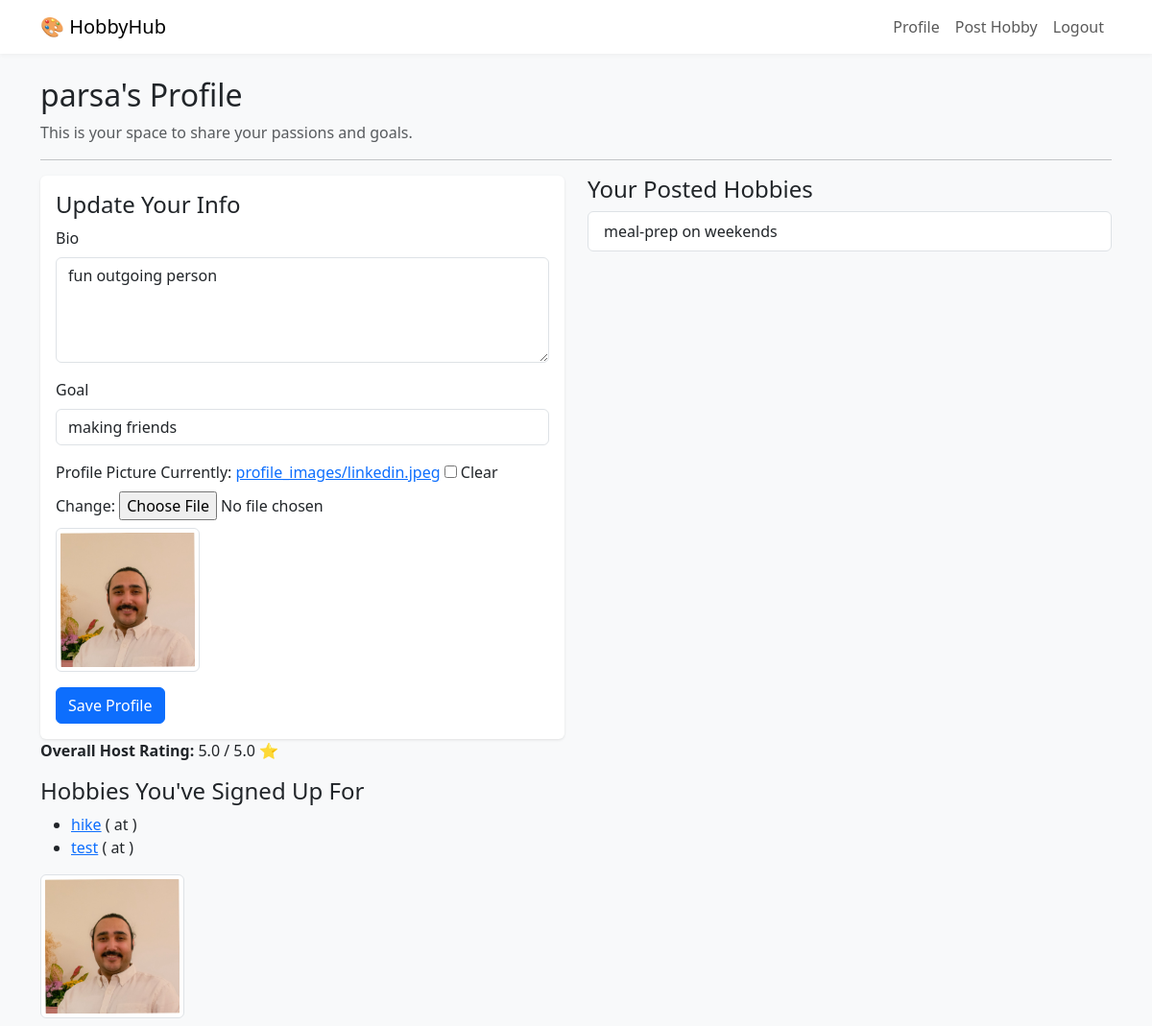
/profile/ (signed in), run on the app's committed database.
### core/models.py (models this page shows, shortened)
class Profile(models.Model):
    user = models.OneToOneField(User, on_delete=models.CASCADE)
    bio = models.TextField(blank=True)
    goal = models.CharField(max_length=255, blank=True)
    image = models.ImageField(upload_to='profile_images/', blank=True, null=True)  # New field
    def get_host_rating(self):
        ratings = Rating.objects.filter(hobby__host=self.user)
        return ratings.aggregate(Avg('score'))['score__avg'] or 0

class Hobby(models.Model):
    host = models.ForeignKey(User, on_delete=models.CASCADE, related_name='hosted_hobbies')
    title = models.CharField(max_length=200)
    description = models.TextField()
    image = models.ImageField(upload_to='hobby_images/', blank=True, null=True)
    category = models.ForeignKey(Category, on_delete=models.SET_NULL, null=True)
    tags = models.ManyToManyField(Tag, blank=True)
    max_participants = models.PositiveIntegerField(default=1)
    created_at = models.DateTimeField(auto_now_add=True)
    date = models.DateTimeField(null=True, blank=True)  # <-- Add this line
    place = models.CharField(max_length=255, blank=True)  # <-- Add this line

### core/views.py (the view)
# urls.py: path('profile/', views.user_profile, name='profile'),
@login_required
def user_profile(request):
    profile, created = Profile.objects.get_or_create(user=request.user)
    if request.method == 'POST':
        form = ProfileForm(request.POST, request.FILES, instance=profile)
        if form.is_valid():
            form.save()
            return redirect('profile')
    else:
        form = ProfileForm(instance=profile)
    user_hobbies = Hobby.objects.filter(host=request.user)
    signed_up_hobbies = Hobby.objects.filter(applications__applicant=request.user, applications__status='accepted')
    context = {
        'form': form,
        'profile': profile,
        'user_hobbies': user_hobbies,
        'signed_up_hobbies': signed_up_hobbies,
    }
    return render(request, 'profile.html', context)

### core/forms.py
class ProfileForm(forms.ModelForm):
    class Meta:
        model = Profile
        fields = ['bio', 'goal', 'image']

### core/templates/profile.html (shortened to what this page needs)
{% extends 'base.html' %}
{% block content %}
<h2>{{ user.username }}'s Profile</h2>
<p class="text-muted">This is your space to share your passions and goals.</p>
<hr>
<div class="row">
    <div class="col-md-6">
        <div class="card">
            <div class="card-body">
                <h4 class="card-title">Update Your Info</h4>
                <form method="post" enctype="multipart/form-data">
                    <div class="mb-3">
                        <label for="{{ form.bio.id_for_label }}" class="form-label">{{ form.bio.label }}</label>
                        <textarea name="{{ form.bio.name }}" id="{{ form.bio.id_for_label }}" class="form-control" rows="4">{{ form.bio.value|default_if_none:'' }}</textarea>
                    </div>
                    <div class="mb-3">
                        <label for="{{ form.goal.id_for_label }}" class="form-label">{{ form.goal.label }}</label>
                        <input type="text" name="{{ form.goal.name }}" id="{{ form.goal.id_for_label }}" class="form-control" value="{{ form.goal.value|default_if_none:'' }}">
                    </div>
                    <div class="mb-3">
                        <label for="{{ form.image.id_for_label }}" class="form-label">Profile Picture</label>
                        {{ form.image }}
                        {% if user.profile.image %}
                            <img src="{{ user.profile.image.url }}" class="img-thumbnail mt-2" style="max-width:150px;">
                        {% endif %}
                    </div>
                    <button type="submit" class="btn btn-primary">Save Profile</button>
                </form>
            </div>
        </div>
    </div>
    <div class="col-md-6">
        <h4>Your Posted Hobbies</h4>
        {% if not user_hobbies %}
            <div class="alert alert-warning">
                You haven't posted any hobbies yet. <a href="{% url 'create_hobby' %}">Post one now!</a>
                <br><small class="d-block mt-2">Remember, you need to have at least one hobby posted to apply for others.</small>
            </div>
        {% else %}
            <div class="list-group">
                {% for hobby in user_hobbies %}
                    <a href="{% url 'hobby_detail' hobby.id %}" class="list-group-item list-group-item-action">
                        {{ hobby.title }}
                    </a>
                {% endfor %}
            </div>
        {% endif %}
    </div>
</div>
<p><strong>Overall Host Rating:</strong> {{ user.profile.get_host_rating|floatformat:1 }} / 5.0 ⭐</p>
<h4>Hobbies You've Signed Up For</h4>
<ul>
    {% for hobby in signed_up_hobbies %}
        <li>
            <a href="{% url 'hobby_detail' hobby.id %}">{{ hobby.title }}</a>
            ({{ hobby.date|date:"M d, Y H:i" }} at {{ hobby.place }})
        </li>
    {% empty %}
        <li>You haven't signed up for any hobbies yet.</li>
    {% endfor %}
</ul>
{% if profile.image %}
    <img src="{{ profile.image.url }}" class="img-thumbnail mb-2" style="max-width:150px;">
{% else %}
    <p>No profile picture uploaded.</p>
{% endif %}
{% endblock %}

### core/templates/base.html (style rules this page uses)
body { background-color: #f8f9fa; }
.card { border: none; box-shadow: 0 1px 3px rgba(0,0,0,.1); }

### data on the page
Profile: bio "fun outgoing person", goal "making friends", image (picture)
Hobby: title "meal-prep on weekends"
Hobby: title "hike"
Hobby: title "test"

### other printed values
{{ user.username }} "parsa"
{{ user.profile.get_host_rating|floatformat:1 }} "5.0"
